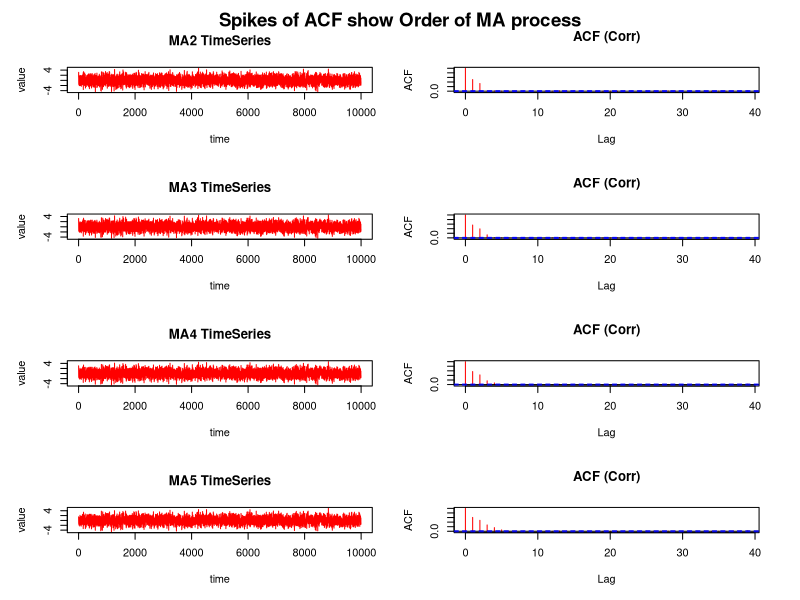

Recreate this plot in R.
# Remove all variables from the RStudio Memory
rm(list = ls())
# Remove all visuals from the RStudio Memory
try(dev.off())
N = 10000

# Generate Noise
noise = rnorm(N)

# Introduce a Variable
ma2 = NULL
ma3 = NULL
ma4 = NULL
ma5 = NULL

# Generate an MA2 Process
for(i in 3:N){
  ma2[i] = noise[i]+0.5*noise[i-1]+0.5*noise[i-2]
}

# Generate an MA3 Process
for(i in 4:N){
  ma3[i] = noise[i]+0.5*noise[i-1]+0.5*noise[i-2]+0.2*noise[i-3]
}

# Generate an MA4 Process
for(i in 5:N){
  ma4[i] = noise[i]+0.5*noise[i-1]+0.5*noise[i-2]+0.2*noise[i-3]+0.1*noise[i-4]
}

# Generate an MA5 Process
for(i in 6:N){
  ma5[i] = noise[i]+0.5*noise[i-1]+0.5*noise[i-2]+0.3*noise[i-3]+0.2*noise[i-4]+0.1*noise[i-5]
}



# make a figure with 4x2 plots in it and sides have a margin of 2
par(mfrow=c(4,2), oma=c(0,1,1,1))
# Cut the first few readings
MA2 = ma2[3:N]
MA3 = ma3[4:N]
MA4 = ma4[5:N]
MA5 = ma5[6:N]

plot(ts(MA2), main='MA2 TimeSeries', xlab='time', ylab='value',col='red')
acf(ts(MA2), type='correlation', main='ACF (Corr)', col='red')

plot(ts(MA3), main='MA3 TimeSeries', xlab='time', ylab='value',col='red')
acf(ts(MA3), type='correlation', main='ACF (Corr)', col='red')

plot(ts(MA4), main='MA4 TimeSeries', xlab='time', ylab='value',col='red')
acf(ts(MA4), type='correlation', main='ACF (Corr)', col='red')

plot(ts(MA5), main='MA5 TimeSeries', xlab='time', ylab='value',col='red')
acf(ts(MA5), type='correlation', main='ACF (Corr)', col='red')
title("Spikes of ACF show Order of MA process", line = -1, outer = TRUE, font.main=2, cex.main=1.7)

